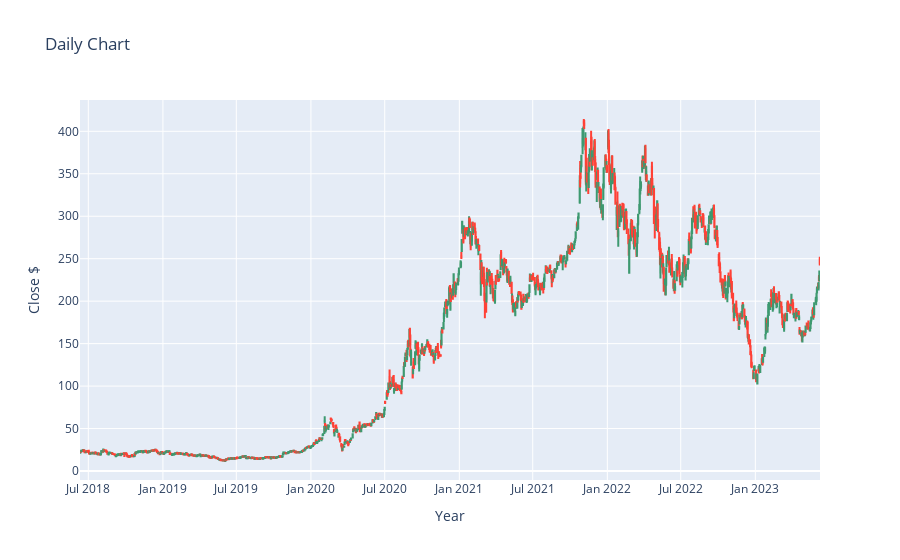

The notebook cell saved with this chart:
### Code cell
fig = go.Figure(data=[go.Candlestick(x=data['Date'],
                open=data['Open'],
                high=data['High'],
                low=data['Low'],
                close=data['Close'])])


fig.update_layout(title = 'Daily Chart')
fig.update_xaxes(title="Year")
fig.update_yaxes(title="Close $")
fig.update_layout(xaxis_rangeslider_visible=False)
fig.show()

### Figure 1 — Plotly figure (JSON) as saved in the notebook; plotly's stock layout.template omitted (floating-point values rounded to 4 significant figures; data arrays with more than 128 entries replaced by an {"elided": "..."} marker saying what was removed)
{"data": [{"close": {"elided": "1259 float values"}, "high": {"elided": "1259 float values"}, "low": {"elided": "1259 float values"}, "open": {"elided": "1259 float values"}, "type": "candlestick", "x": {"elided": "1259 str values"}}], "layout": {"title": {"text": "Daily Chart"}, "xaxis": {"rangeslider": {"visible": false}, "title": {"text": "Year"}}, "yaxis": {"title": {"text": "Close $"}}}}
